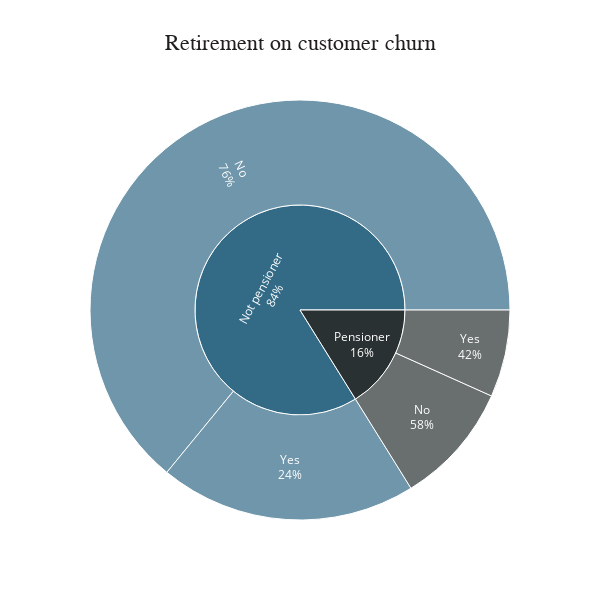

Write notebook code for a chart like this one.
### Code cell
fig = px.sunburst(senior, 
                  path=['SeniorCitizen', 'Churn'], 
                  values='count', 
                  color='SeniorCitizen', 
                  title = 'Retirement on customer churn',
                  color_discrete_map={'Not pensioner': '#336B87', 'Pensioner': '#2A3132'},
                  width=600, 
                  height=600
                 )
fig.update_layout(plot_bgcolor='white', 
                  title_font_family='Calibri Black', 
                  title_font_color='#221f1f', 
                  title_font_size=22, 
                  title_x=0.5
                 )
fig.update_traces(textinfo='label + percent parent')
fig.show()

### Figure 1 — Plotly figure (JSON) as saved in the notebook; plotly's stock layout.template omitted (floating-point values rounded to 4 significant figures)
{"data": [{"branchvalues": "total", "customdata": [["Not pensioner"], ["Pensioner"], ["Not pensioner"], ["Pensioner"], ["Not pensioner"], ["Pensioner"]], "domain": {"x": [0, 1], "y": [0, 1]}, "hovertemplate": "labels=%{label}<br>count=%{value}<br>parent=%{parent}<br>id=%{id}<br>SeniorCitizen=%{customdata[0]}<extra></extra>", "ids": ["Not pensioner/No", "Pensioner/No", "Not pensioner/Yes", "Pensioner/Yes", "Not pensioner", "Pensioner"], "labels": ["No", "No", "Yes", "Yes", "Not pensioner", "Pensioner"], "marker": {"colors": ["#336B87", "#2A3132", "#336B87", "#2A3132", "#336B87", "#2A3132"]}, "name": "", "parents": ["Not pensioner", "Pensioner", "Not pensioner", "Pensioner", "", ""], "textinfo": "label+percent parent", "type": "sunburst", "values": [3835, 564, 1185, 402, 5020, 966]}], "layout": {"height": 600, "legend": {"tracegroupgap": 0}, "plot_bgcolor": "white", "title": {"font": {"color": "#221f1f", "family": "Calibri Black", "size": 22}, "text": "Retirement on customer churn", "x": 0.5}, "width": 600}}
